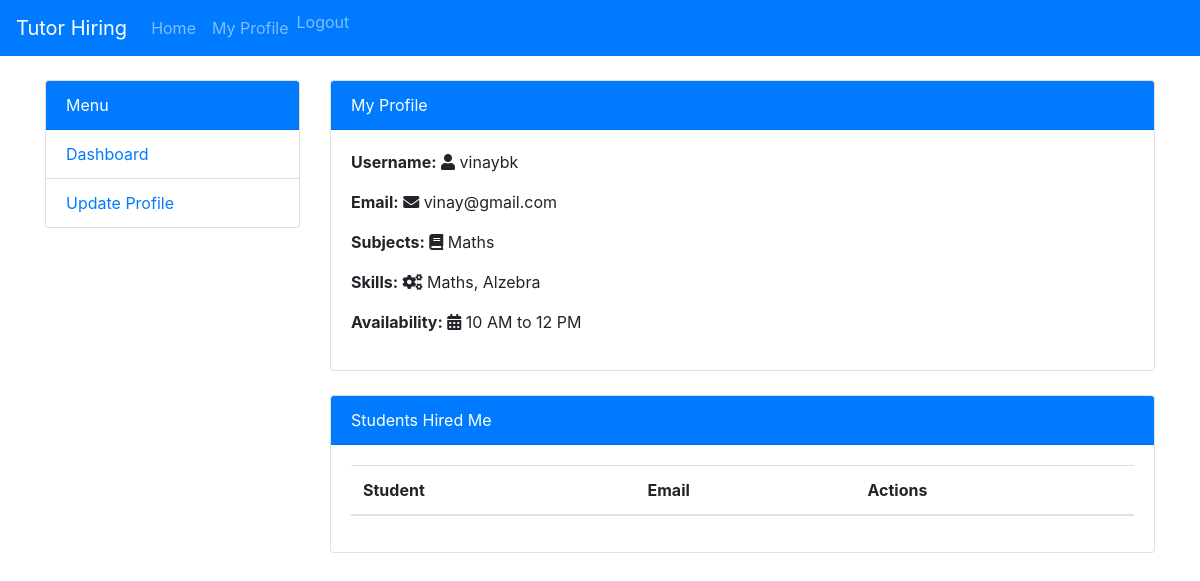
Page /tutor/dashboard/ (signed in) on the committed database.
### main/models.py (models this page shows)
class Tutor(models.Model):
    user = models.OneToOneField(User, on_delete=models.CASCADE)
    subjects = models.CharField(max_length=200)
    skills = models.CharField(max_length=200)
    availability = models.CharField(max_length=200)

class User(AbstractUser):
    is_student = models.BooleanField(default=False)
    is_tutor = models.BooleanField(default=False)
    groups = models.ManyToManyField(
        'auth.Group',
        related_name='main_users',
        blank=True,
        help_text='The groups this user belongs to. A user will get all permissions granted to each of their groups.',
        verbose_name='groups',
    )
    user_permissions = models.ManyToManyField(
        'auth.Permission',
        related_name='main_users',
        blank=True,
        help_text='Specific permissions for this user.',
        verbose_name='user permissions',
    )

### main/views.py (the view)
# urls.py: path('tutor/dashboard/', views.tutor_dashboard, name='tutor_dashboard'),
@login_required
def tutor_dashboard(request):
    tutor = request.user.tutor
    hires = Hire.objects.filter(tutor=tutor)
    return render(request, 'main/tutor_dashboard.html', {'tutor': tutor, 'hires': hires})

### main/templates/main/tutor_dashboard.html (shortened to what this page needs)
{% extends 'base.html' %}
{% block content %}
<div class="row mt-4">
    <div class="col-md-3">
        <div class="card">
            <div class="card-header bg-primary text-white">
                Menu
            </div>
            <ul class="list-group list-group-flush">
                <li class="list-group-item"><a href="{% url 'tutor_dashboard' %}">Dashboard</a></li>
                <li class="list-group-item"><a href="{% url 'update_tutor_profile' %}">Update Profile</a></li>
            </ul>
        </div>
    </div>
    <div class="col-md-9">
        <div class="card mb-4">
            <div class="card-header bg-primary text-white">
                My Profile
            </div>
            <div class="card-body">
                <p><strong>Username:</strong> <i class="fas fa-user"></i> {{ tutor.user.username }}</p>
                <p><strong>Email:</strong> <i class="fas fa-envelope"></i> {{ tutor.user.email }}</p>
                <p><strong>Subjects:</strong> <i class="fas fa-book"></i> {{ tutor.subjects }}</p>
                <p><strong>Skills:</strong> <i class="fas fa-cogs"></i> {{ tutor.skills }}</p>
                <p><strong>Availability:</strong> <i class="fas fa-calendar-alt"></i> {{ tutor.availability }}</p>
            </div>
        </div>
        <div class="card">
            <div class="card-header bg-primary text-white">
                Students Hired Me
            </div>
            <div class="card-body">
                <table class="table table-hover">
                    <thead>
                        <tr>
                            <th>Student</th>
                            <th>Email</th>
                            <th>Actions</th>
                        </tr>
                    </thead>
                </table>
            </div>
        </div>
    </div>
</div>
{% endblock %}

### rows in the picture
Tutor: user.username "vinaybk", user.email "vinay@gmail.com", subjects "Maths", skills "Maths, Alzebra", availability "10 AM to 12 PM"
